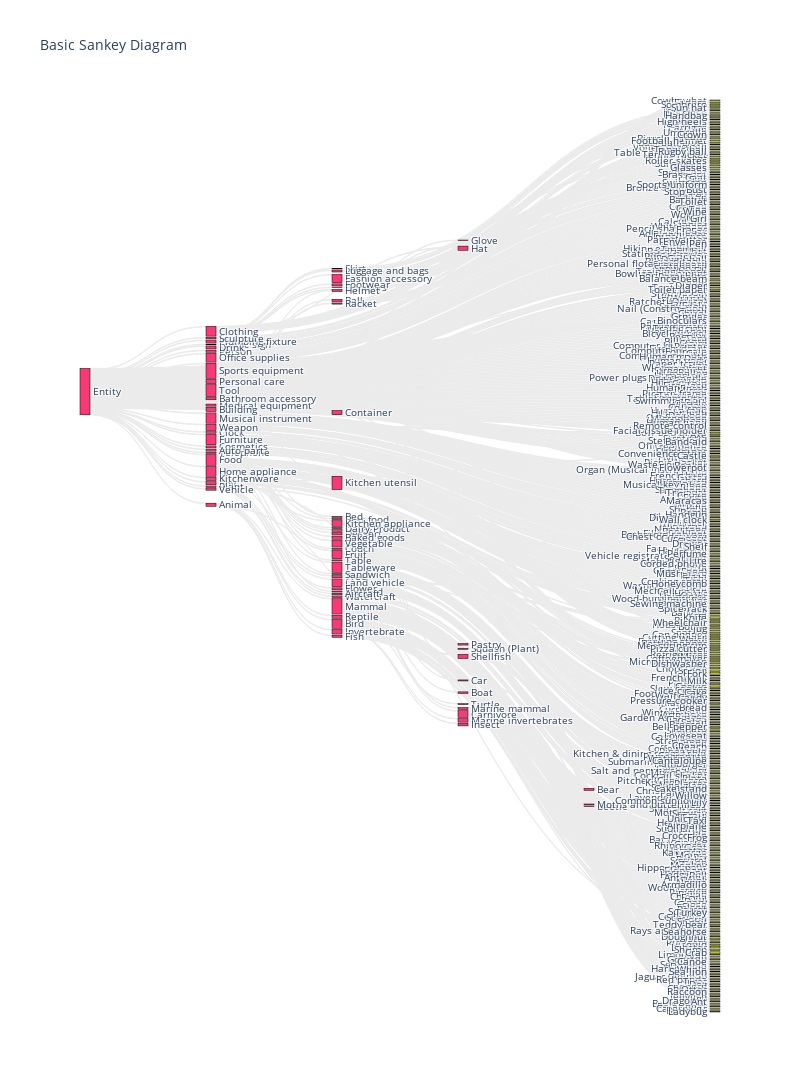

Notebook code for this chart:
### Code cell
# plot a global sankey visualization
(utils.create_sankey(df_enriched_classes, 5500, 800, df_enriched_classes,
                     'Showing Hierarchy of classes with max distance of 5 nodes')
      .show())

### Figure 1 — Plotly figure (JSON) as saved in the notebook; plotly's stock layout.template omitted (floating-point values rounded to 4 significant figures; data arrays with more than 128 entries replaced by an {"elided": "..."} marker saying what was removed)
{"data": [{"link": {"color": "#ebebeb", "source": {"elided": "671 int values"}, "target": {"elided": "671 int values"}, "value": {"elided": "671 int values"}}, "node": {"color": {"elided": "602 str values"}, "label": {"elided": "602 str values"}, "line": {"color": "black", "width": 0.5}, "pad": 5, "thickness": 10}, "type": "sankey", "valueformat": ".0f", "valuesuffix": "TWh"}], "layout": {"font": {"size": 10}, "height": 5500, "title": {"text": "Basic Sankey Diagram"}, "width": 800}}
